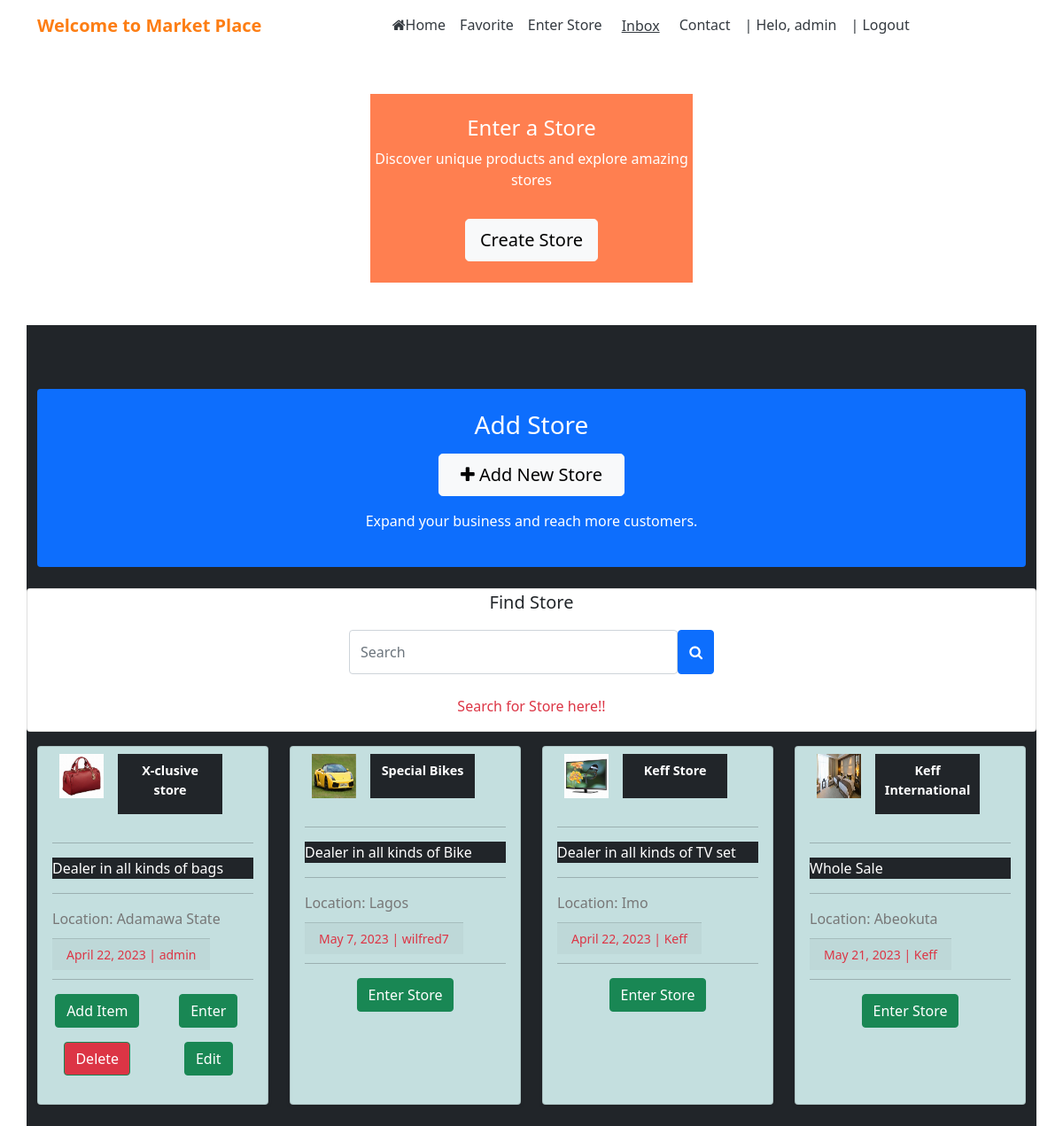
Page /store/all_store/ (signed in) on the earlier database version.
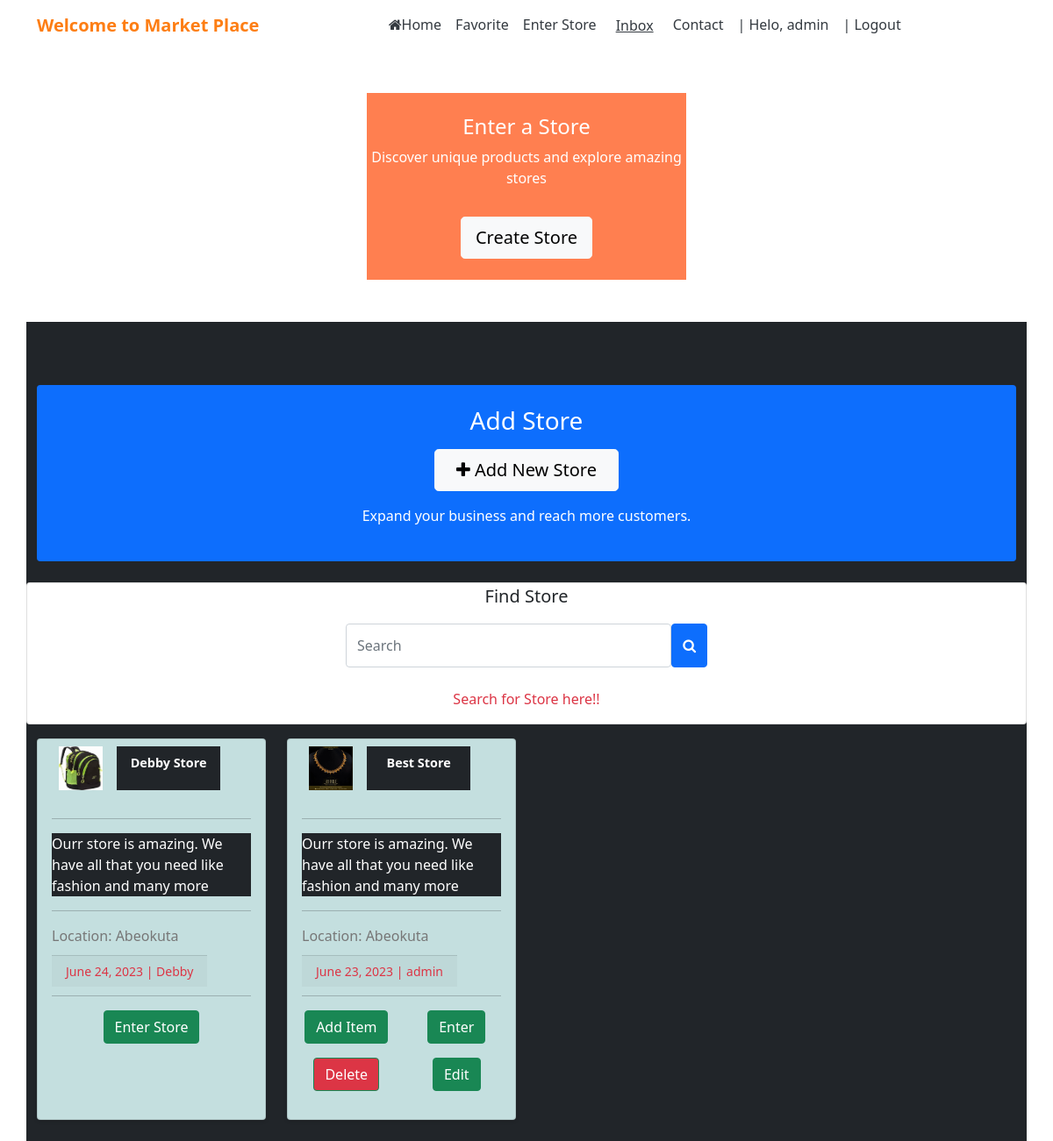
Same page on the later database version.
### jijiapp/models.py (models this page shows, shortened)
class Store(models.Model):
    name = models.SlugField(unique =True, max_length=50)
    author = models.ForeignKey(User, on_delete=models.CASCADE, blank=False)
    create_date = models.DateTimeField(auto_now_add=True, null=True)
    discription=models.CharField(max_length=5000, null=True, blank=True)
    location =models.CharField(max_length=5000, null=True, blank=True)
    logo =models.ImageField(upload_to='logos/', default = '')
    category = models.ManyToManyField(Category, related_name ='cat')
    class Meta:
        ordering = ['-name']
        verbose_name_plural = 'Store'

### jijistore/views.py (the view)
# urls.py: path('all_store/', views.all_store, name='all_store' ),
@login_required
def all_store(request):
    store = Store.objects.all()
    name = request.GET.get('search')
    search_store= store.filter(Q(name__icontains=name)
                            | Q(author__username__icontains=name)
                            | Q(discription__icontains=name)) if name else None
    context = {
        'name':name,
        'stores':store,
        'search_store':search_store,
    }
    return render(request, 'jijistore/all_store.html', context)

### jijistore/templates/jijistore/all_store.html (shortened to what this page needs)
{% extends 'jijiapp/base/base.html' %}
{% load static %}
{% block content %}
<div class="container mb-5">
    <div class="col-sm-8 col-md-6 col-lg-4 mx-auto">
        <div class="text-center py-4 rounded-lg" style="background-color: #ff7f50;">
            <h2 class="h4 font-weight-bold text-white">Enter a Store</h2>
            <p class="text-white">Discover unique products and explore amazing stores</p>
            <a href="{% url 'jijistore:storelist' %}" class="btn btn-light btn-lg mt-3">Create Store</a>
        </div>
    </div>
</div>
<div class="row pt-5 bg-dark">
    <div class="container container-fluid">
        <div class="text-center my-4 bg-primary rounded p-4">
            <h3 class="text-white mb-3">Add Store</h3>
            <a href="{% url 'jijistore:storelist' %}" class="btn btn-light btn-lg px-4 py-2">
                <i class="fa fa-plus"></i> Add New Store
            </a>
            <p class="text-white mt-3">Expand your business and reach more customers.</p>
        </div>
    </div>
    {% include 'jijiapp/base/storebase.html' %}
    {% for store in stores %}
    <div class="col-sm-4 col-md-4 col-lg-3 card-style3 mb-4 pt-3">
        <div class="card card-style h-100" style="background-color: rgb(196, 223, 223)">
            <div class="card-image-top">
                <div class="container">
                    <div class="row pt-2">
                        <div class="col-2">
                            <img src="{{ store.logo.url }}" alt="first image" class="thumbnails" style="width: 50px; height: 50px;">
                        </div>
                        <div class="col-6 mx-auto bg-dark text-white p-2 text-center lead">
                            <p class="card-title text-white" style="font-size: 0.9rem;">{{ store.name }}</p>
                        </div>
                    </div>
                </div>
                <div class="card-body">
                    <hr>
                    <p class="card-text text-white bg-dark">{{ store.discription }}</p>
                    <hr>
                    <p class="card-text">Location: {{ store.location }}</p>
                    <small class="card-footer text-danger">{{ store.create_date | date }} | {{ store.author }}</small>
                    <hr>
                    <div class="row">
                        {% if user != store.author %}
                        <div class="col-12 text-center mb-3">
                            <a href="{% url 'jijistore:enter_store' store.id %}" class="btn btn-success">Enter Store</a>
                        </div>
                        {% else %}
                        <div class="col-6 text-center mb-3">
                            <a href="{% url 'itemupload' store.id %}" class="btn btn-success">Add Item</a>
                        </div>
                        <div class="col-6 text-center mb-3">
                            <a href="{% url 'jijistore:enter_store' store.id %}" class="btn btn-success">Enter</a>
                        </div>
                        <div class="col-6 text-center mb-3">
                            <a href="{% url 'deletstore' store.id %}" class="btn btn-success bg-danger">Delete</a>
                        </div>
                        <div class="col-6 text-center mb-3">
                            <a href="{% url 'jijistore:edit_store' store.id %}" class="btn btn-success bg-success">Edit</a>
                        </div>
                        {% endif %}
                    </div>
                </div>
            </div>
        </div>
    </div>
    {% endfor %}
</div>
{% endblock %}

Differences in the rows shown:
removed Store: logo (picture), name "X-clusive store", discription "Dealer in all kinds of bags", location "Adamawa State", create_date "April 22, 2023", author "admin", shows "Add Item"
removed Store: logo (picture), name "Special Bikes", discription "Dealer in all kinds of Bike", location "Lagos", create_date "May 7, 2023", author "wilfred7", shows "Enter Store"
removed Store: logo (picture), name "Keff Store", discription "Dealer in all kinds of TV set", location "Imo", create_date "April 22, 2023", author "Keff", shows "Enter Store"
removed Store: logo (picture), name "Keff International", discription "Whole Sale", location "Abeokuta", create_date "May 21, 2023", author "Keff", shows "Enter Store"
added Store: logo (picture), name "Debby Store", discription "Ourr store is amazing. We have all that you need like fashion and many more", location "Abeokuta", create_date "June 24, 2023", author "Debby", shows "Enter Store"
added Store: logo (picture), name "Best Store", discription "Ourr store is amazing. We have all that you need like fashion and many more", location "Abeokuta", create_date "June 23, 2023", author "admin", shows "Add Item"
